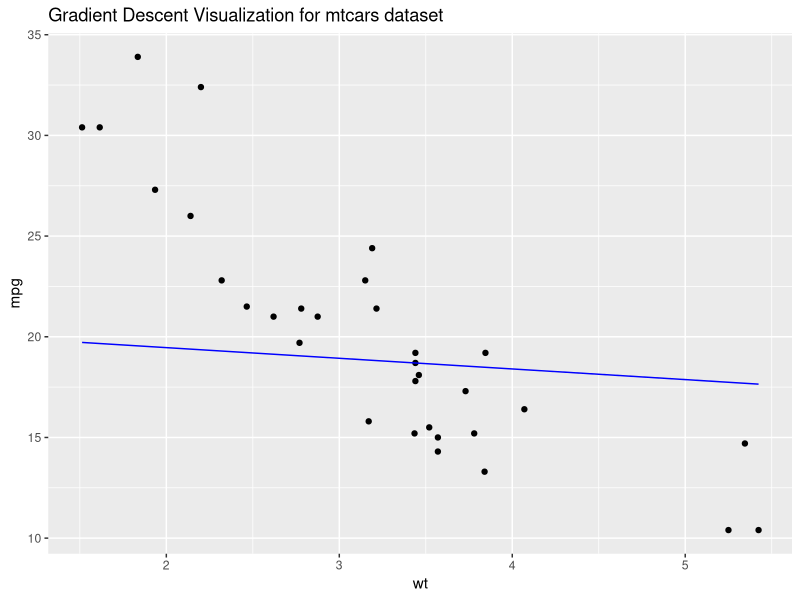

The R script that drew this image: (Note: this script raises an error after producing the figure.)
# Load required libraries
library(ggplot2)
# Load mtcars dataset
data(mtcars)
# Define the cost function
cost_function <- function(theta, x, y) {
  predictions <- theta[1] + theta[2] * x
  errors <- predictions - y
  cost <- (1 / (2 * length(y))) * sum(errors^2)
  return(cost)
}
# Define the gradient descent function
gradient_descent <- function(x, y, alpha = 0.01, iterations =
                               1000) {
  theta <- c(0, 0)
  costs <- rep(0, iterations)
  for (i in 1:iterations) {
    predictions <- theta[1] + theta[2] * x
    errors <- predictions - y
    gradient <- c(sum(errors) / length(y), sum(errors * x) /
                    length(y))
    theta <- theta - alpha * gradient
    costs[i] <- cost_function(theta, x, y)
  }
  results <- list(theta = theta, costs = costs)
  return(results)
}
# Run gradient descent on the mtcars dataset
results <- gradient_descent(mtcars$wt, mtcars$mpg)
# Visualize the results
ggplot(data = mtcars, aes(x = wt, y = mpg)) +
  geom_point() +
  geom_line(aes(y = results$theta[1] + results$theta[2] * wt),
            color = "blue") +
  ggtitle("Gradient Descent Visualization for mtcars dataset")
+
  xlab("Weight (1000 lbs)") +
  ylab("Miles per gallon (mpg)")
# Create a dataframe for storing costs over iterations
costs_df <- data.frame(iteration = 1:length(results$costs),
                       cost = results$costs)
# Visualize the cost function over iterations
ggplot(data = costs_df, aes(x = iteration, y = cost)) +
  geom_line() +
  
  ggtitle("Cost Function over Iterations") +
  xlab("Iteration") +
  ylab("Cost")

